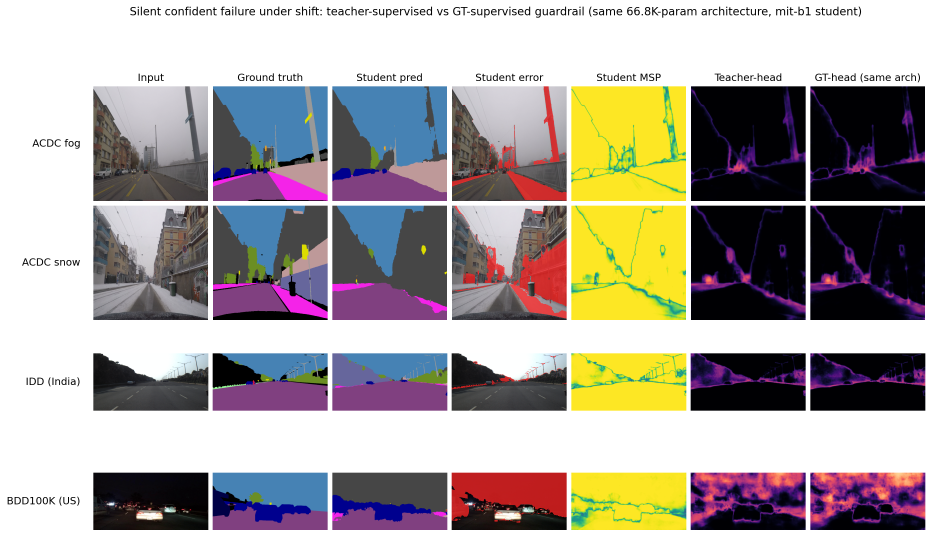
#> input picture src/analysis/figures/fig_silent_confident_failure.png, 2795 x 1610 px (shown at 1/3 size)
$ python fig_acdc_fog_silent_failure.py
#> lines starting #> are read from the running program, lines starting #| are printed output that depends on the picture
"""Strong silent-confident-failure figure: 4-row x 4-col grid.

One row per dataset/domain (ACDC fog, ACDC snow, IDD India, BDD100K US),
four columns per row:
    Student error | 1 - MSP | T-Multi (ours) | GT-Dis

Crops panels from fig_silent_confident_failure.png so this runs locally
without GPU/checkpoints. All heatmaps share a magma scale where
"bright = high predicted failure"; the MSP panel is re-encoded as (1 - MSP)
to share the same semantics. The "T-Multi (ours)" column is highlighted
with a purple frame.
"""
from pathlib import Path

import matplotlib as mpl
import matplotlib.pyplot as plt
import numpy as np
from matplotlib.cm import ScalarMappable
from matplotlib.colors import Normalize
from matplotlib.gridspec import GridSpec
from PIL import Image

SRC = Path(__file__).resolve().parents[1] / "figures" / "fig_silent_confident_failure.png"
OUT = Path(__file__).resolve().parents[1] / "figures" / "fig_acdc_fog_strong.png"

# Row Y-ranges in the source grid (auto-detected from GT column).
# ACDC images are 2:1 aspect; IDD/BDD are 4:1 — row heights differ.
ROWS = [
    ("ACDC fog",     (259, 603)),
    ("ACDC snow",    (617, 960)),
    ("IDD (India)",  (1060, 1232)),
    ("BDD100K (US)", (1418, 1590)),
]

COL_X = {
    "error":   (1356, 1700),
    "msp":     (1714, 2058),
    "teacher": (2073, 2417),
    "gt_head": (2431, 2775),
}

# (key, title, src_cmap, invert_after_decode)
#   src_cmap=None        → leave the cropped RGB alone
#   src_cmap="viridis"   → decode from viridis scalars and re-encode in magma
#   invert_after_decode  → for MSP we plot (1 - MSP) so bright = failure
COLS = [
    ("error",   "Student error",  None,      False),
    ("msp",     "1 - MSP",        "viridis", True),
    ("gt_head", "GT-Dis",         None,      False),
    ("teacher", "T-Multi (ours)", None,      False),
]

UNIFIED_CMAP = "magma"
OURS_COLOR = "#7B68AD"


def _decode_cmap(rgb: np.ndarray, cmap_name: str, n: int = 256) -> np.ndarray:
    """Invert a matplotlib colormap: map RGB pixels back to scalar in [0,1]."""
    lut = (mpl.colormaps[cmap_name](np.linspace(0, 1, n))[:, :3] * 255.0).astype(np.int32)
    flat = rgb.reshape(-1, 3).astype(np.int32)
    diffs = ((lut[None, :, :] - flat[:, None, :]) ** 2).sum(axis=2)
    idx = diffs.argmin(axis=1)
    return (idx / (n - 1)).reshape(rgb.shape[:2])


def _recolor(rgb: np.ndarray, src_cmap: str, dst_cmap: str, invert: bool) -> np.ndarray:
    scalar = _decode_cmap(rgb, src_cmap)
    if invert:
        scalar = 1.0 - scalar
    return (mpl.colormaps[dst_cmap](scalar)[..., :3] * 255.0).astype(np.uint8)


def main() -> None:
    src = np.asarray(Image.open(SRC).convert("RGB"))

    n_rows, n_cols = len(ROWS), len(COLS)
    # Column width in source pixels (all COL_X spans are equal width).
    col_w = (COL_X["error"][1] - COL_X["error"][0])
    # height_ratios = native panel height / panel width; this matches what
    # imshow(aspect="equal") will actually render, so cells contain no slack.
    height_ratios = [(y1 - y0) / col_w for _, (y0, y1) in ROWS]

    fig_w = 2.4 * n_cols
    panel_w_in = (fig_w * 0.92) / n_cols
    fig_h = panel_w_in * sum(height_ratios) + 1.2
    fig = plt.figure(figsize=(fig_w, fig_h))
    gs = GridSpec(
        n_rows, n_cols, figure=fig,
        height_ratios=height_ratios,
        wspace=0.04, hspace=0.08,
        left=0.06, right=0.99, top=0.96, bottom=0.10,
    )

    ours_col = next(i for i, (k, *_rest) in enumerate(COLS) if k == "teacher")

    for r, (row_label, (y0, y1)) in enumerate(ROWS):
        for c, (key, title, src_cmap, invert) in enumerate(COLS):
            x0, x1 = COL_X[key]
            panel = src[y0:y1, x0:x1]
            if src_cmap is not None:
                panel = _recolor(panel, src_cmap, UNIFIED_CMAP, invert)
            ax = fig.add_subplot(gs[r, c])
            ax.imshow(panel)
            ax.set_xticks([])
            ax.set_yticks([])
            for s in ax.spines.values():
                s.set_visible(False)
            if r == 0:
                ax.set_title(title, fontsize=12, pad=4,
                             color=OURS_COLOR if c == ours_col else "black",
                             fontweight="bold" if c == ours_col else "normal")
            if c == 0:
                ax.set_ylabel(row_label, fontsize=11, rotation=0,
                              ha="right", va="center", labelpad=14)
            if c == ours_col:
                for s in ax.spines.values():
                    s.set_visible(True)
                    s.set_edgecolor(OURS_COLOR)
                    s.set_linewidth(2.0)

    sm = ScalarMappable(norm=Normalize(0, 1), cmap=UNIFIED_CMAP)
    sm.set_array([])
    cbar_ax = fig.add_axes([0.25, 0.045, 0.50, 0.012])
    cb = plt.colorbar(sm, cax=cbar_ax, orientation="horizontal")
    cb.outline.set_visible(False)
    cb.set_ticks([0, 1])
    cb.ax.tick_params(length=0, pad=2, labelsize=10)
    cbar_ax.set_xlabel("predicted failure score", fontsize=10, labelpad=4)

    fig.savefig(OUT, dpi=220, bbox_inches="tight", facecolor="white")
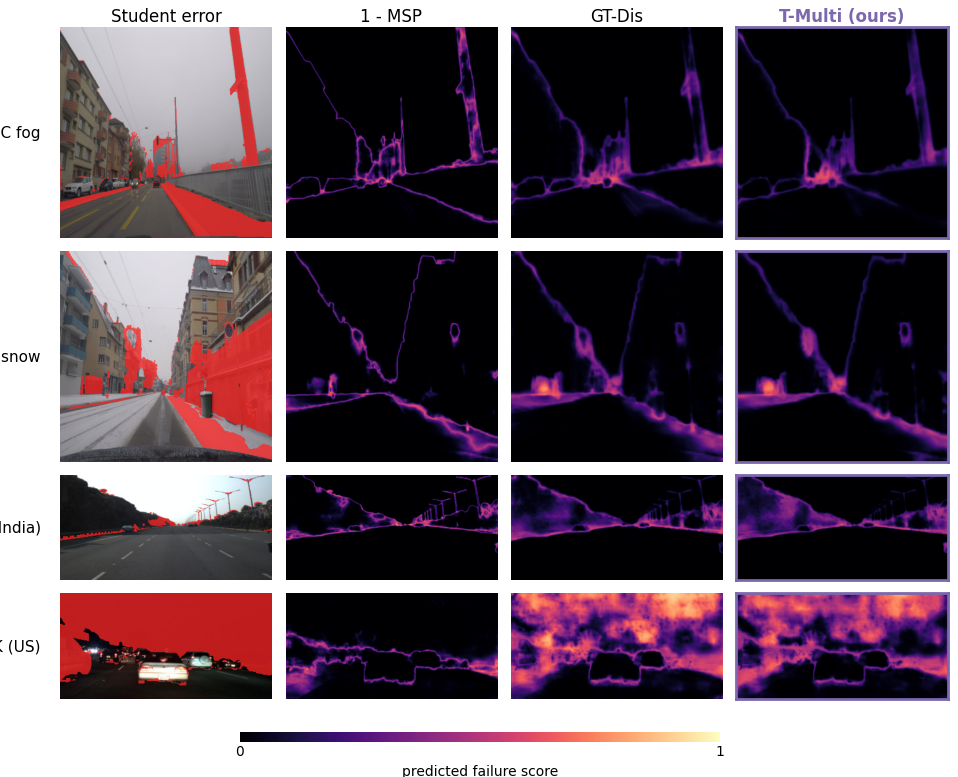
#> figure drawn by matplotlib, 17 panels
    plt.close(fig)
    print(f"  → saved {OUT}")


if __name__ == "__main__":
    main()
